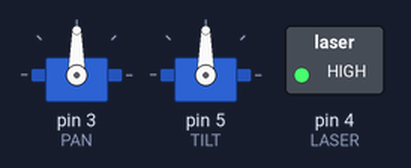
Simulated run of this sketch. Board: Arduino Uno, built with avr-gcc and run on an emulated ATmega328P. Shown: 2 × servo, switched loads named in the sketch (green lamp = pin HIGH). Random numbers use the default seed unless the sketch sets one.

Above: at 0.1 s.
At 13.2 s:
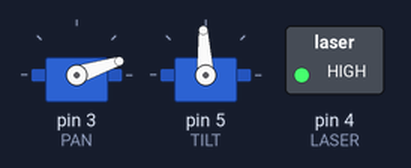
At 22.4 s:
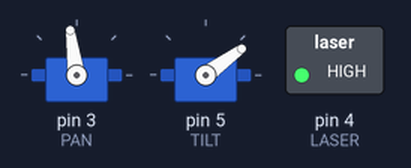
At 38.4 s:
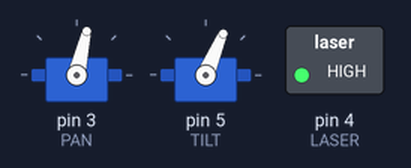
Timing chart, 0 to 40.0 s (numbered marks = the images above):
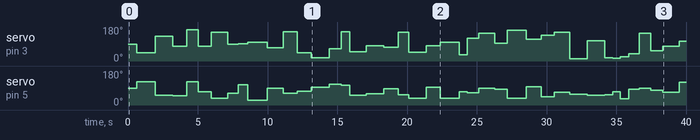

Measured:
- by itself, servo on pin 3 (PAN): 90° → 44° at 0.64 s, → 130° 1.3 s later, → 78° 1.3 s later, → 165° 1.0 s later, … (40 changes in this stretch)
- by itself, servo on pin 5 (TILT): 90° → 123° at 0.64 s, → 52° 1.3 s later, → 50° 1.3 s later, → 124° 1.0 s later, … (40 changes in this stretch)

The sketch:

roboTurret3_lazerDazer.ino
```cpp
/***********************************************************************************
 *     ______            RobotGeek Desktop RoboTurret v3         ______
 *      |  |                    LazerDazer                        |  |
 *      |__|_                                                    _|__|
 *   ___|____|_                                                 _|___|___
 *    |       |    _                                        _   |       |
 *   _|_______|____|_                                      _|___|_______|_
 *
 *  The following sketch will turn the laser on and randomly move the pan and tilt
 *  servos.
 *
 *  Wiring:
 *    Pan Servo - Digital Pin 10
 *    Tilt Servo - Digital Pin 11
 *    Laser - Digital Pin 2
 *
 *  Control Behavior:
 *    No inputs. Plug it in and it will run.
 *
 *  External Resources:
 *    https://www.arduino.cc/en/Reference/Random
 *   https://www.arduino.cc/en/Reference/RandomSeed
 *    https://www.arduino.cc/en/Reference/Servo
 *
 ***********************************************************************************/
//Includes
#include <Servo.h>          //include the servo library for working with servo objects
#include <softwareSerial.h>

//Defines
const int PAN = 3;         //Pan Servo Digital Pin
const int TILT = 5;        //Tilt Servo Digital Pin
const int LASER = 4;        //Laser Digital Pin


const int PAN_MIN = 10;     // minimum pan servo range, value should be between 0 and 180 and lower than PAN_MAX
const int PAN_MAX = 170;    // maximum pan servo range, value should be between 0 and 180 and more than PAN_MIN

const int TILT_MIN = 25;    // minimum tilt servo range, value should be between 0 and 180 and lower than TILT_MAX
const int TILT_MAX = 125;   // maximum tilt servo range, value should be between 0 and 180 and more than TILT_MIN

const int SPEED_MIN = 10;   // minimum interpolation speed (less than 5 not recommended)
const int SPEED_MAX = 10;   // maximum interpolation speed (Lower SPEED_MAX values mean that the program will cycle more quickly, leading to an increased occurance of pausing. Adjust ROLL_MAX accordingly)

const int ROLL_MAX = 40;    // Roll the dice for random pause. Lower value = more frequent pauses, higher value = less frequent pauses

const int PAUSE_MIN = 500;  // define minimum pause length in mS. 1000 = 1 second
const int PAUSE_MAX = 1500; // define maximum pause length in mS.


Servo panServo, tiltServo;  // create servo objects to control the pan and tilt servos

long dazer_speed;
int dazer_pause_roll;
int pause_length = 1;


int panValue = 90;   //current positional value being sent to the pan servo.
int tiltValue = 90;  //current positional value being sent to the tilt servo.
byte pan_goal;
byte tilt_goal;


//State Variables
int laserState = LOW;         //The current state of the laser module

//Timing variables
long lastDebounceTime = 0;  // the last time the output pin was toggled. This variable is a 'long' because it may need to hold many milliseconds, and a 'long' will afford more space than an 'int'
int debounceDelay = 50;    // the amount of time that that a button must be held, for a reading to register (in milliseconds)

void setup()
{
  Serial.begin(9600);
  //initialize servos
  panServo.attach(PAN);  // attaches/activates the pan servo on pin PAN
  tiltServo.attach(TILT);  // attaches/activates the tilt servo on pin TILT

  //initalize digital pins
  pinMode(LASER, OUTPUT);      //set the LASER Pin to an output

  //write initial servo positions to set the servos to 'home'
  panServo.write(panValue);  //sets the pan servo position to the default 'home' value
  tiltServo.write(tiltValue);//sets the tilt servo position to the default 'home' value

  randomSeed(analogRead(0));  //set a basis for the random() engine, based off of analog0 which will be a random number because nothing is attached

  digitalWrite(LASER, HIGH);
}

void loop()
{
  dazer_pause_roll = random(1, ROLL_MAX);      //pick a random number between 1 and ROLL_MAX
  pause_length = random(PAUSE_MIN, PAUSE_MAX); //pick a random number between PAUSE_MIN and PAUSE_MAX
  delay(pause_length);                         //use the random number to pause for pause_length milliseconds

  pan_goal = random(PAN_MIN, PAN_MAX);
  tilt_goal = random(TILT_MIN, TILT_MAX);
  dazer_speed = random(SPEED_MIN, SPEED_MAX);
  //perfom the loop while the current positions are different from the goal positions

  //if the pan_goal is larger than the pan position, move the pan position up
  if (pan_goal > panValue)
  {
    panValue = panValue++;
  }

  //if the pan_goal is smaller than the pan position, move the pan position down
  else if (pan_goal < panValue)
  {
    panValue = panValue--;
  }

  //if the tilt_goal is larger than the tilt position, move the pan position up
  if (tilt_goal > tiltValue)
  {
    tiltValue = tiltValue++;
  }
  //if the tilt_goal is smaller than the tilt position, move the pan position down
  else if (tilt_goal < tiltValue)
  {
    tiltValue = tiltValue--;
  }

  panServo.write(pan_goal);                    // sets the servo position according to the scaled value
  tiltServo.write(tilt_goal);                  // sets the servo position according to the scaled value
  delay(dazer_speed);                          // waits for a random delay before the next loop
} //end loop()
```
